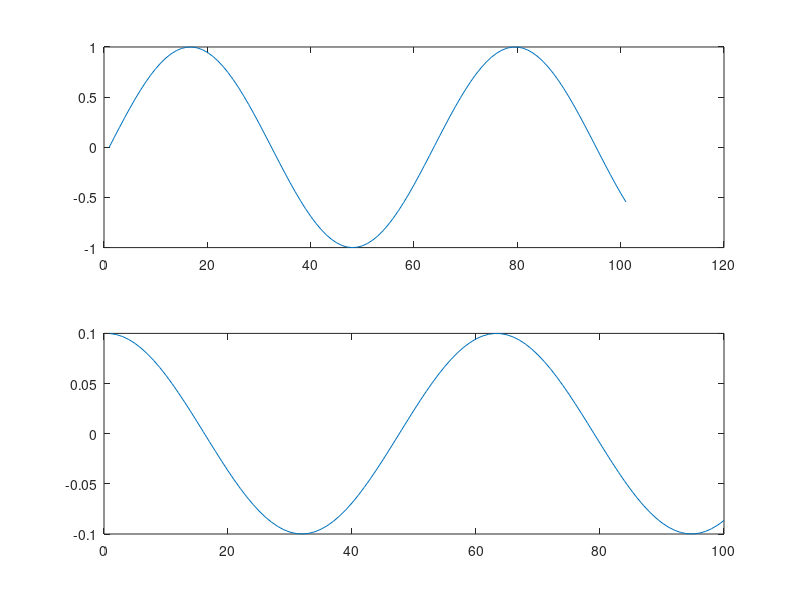

MATLAB code for this plot:



t = 0:0.1:10;
w0 = 1 ;

S1 = sin(w0*t);
S2 = sin(w0*t);
S3 = sin (3*w0*t);

figure (1)
subplot(211)
plot(S1)
subplot(212)
plot(diff(S1))


